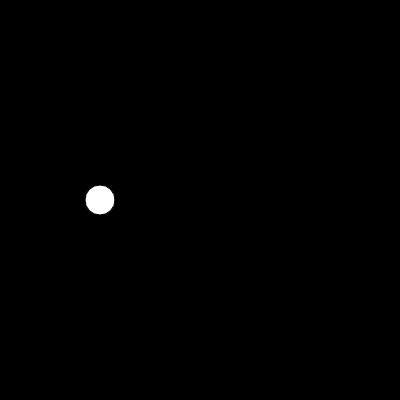
Frame 1 (no input)
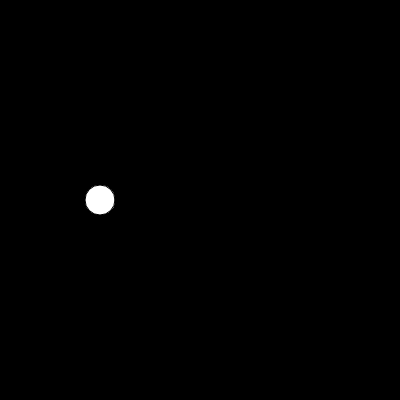
Frame 60 (no input)
Frame 120 (the mouse pressed at the canvas centre since frame 60): identical to frame 60, image omitted

The p5.js sketch that drew these frames (run headless with seeded random() and noise() and a simulated clock; from frame 60 on, the mouse is pressed at the canvas centre):

// p5.js sketch
// ── sketch.js

function setup() {
  createCanvas(400, 400);
   background(0);
}

function draw() {
  let x=100;
  let y=200;
 
  
  
  stroke(0,0,0);
  fill(255,255,255);
  ellipse(x,y,30,30);
  noFill();
  
  noStroke();
  
  
  
  if(mouseX>200 && mouseY<300){
    fill(0,0,255,80);
  }
  if(mouseY>200){
    fill(255,10,10);
  }
  ellipse(x+40,y+50,30,30)
 
  
  
}
// ── bird.js
class Bird {
    constructor(){
       this.x=200;
       this.y=400;
       this.r=15;
       this.gravity =0.3;
       this.velocity=0;
    }

    show(){
        ellipse(this.x, this.y, this.r*2);

    }

    update(){
        this.velocity+=this.gravity;
        this.y+=this.velocity;

        if(this.y>height-this.r){
            this.y=height-this.r;
            this.velocity=0;
        }
    }

    up(){
        this.velocity-=5;
    }
}
// ── obstacle.js
class Obstacle {
    constructor(){
        this.y1=random(height/2);
        this.y2=random(height/2);
        this.wd=50;
        this.x=width-this.wd;
    }

    show(){
        fill(0,0,0,180);
        stroke('white');
        strokeWeight(2);
        rect(this.x,0, this.wd,this.y1);
        rect(this.x,height-this.y2,this.wd,this.y2)

    }
}
